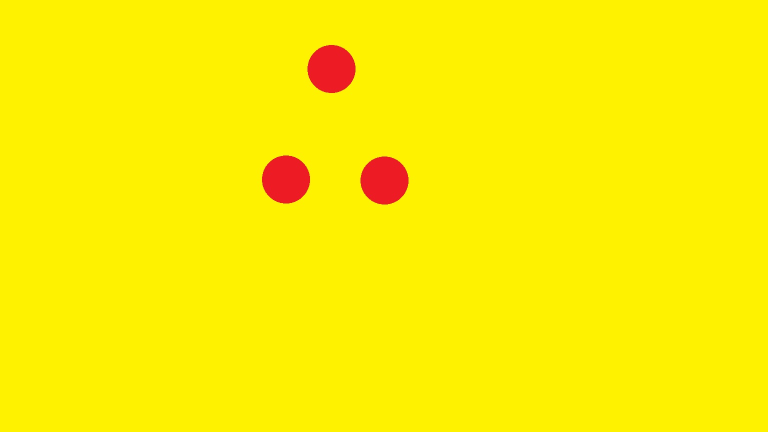
#> input picture Localization/python/3dots/RRR.jpg, 1536 x 864 px, given in place of the camera (shown at 1/2 size)
$ python camera_actions.py ../Localization/python/3dots/RRR.jpg   (Python 2 division)
#> lines starting #> are read from the running program, lines starting #| are printed output that depends on the picture; after the words box and inside, x2 and y2 are one past the last pixel; in counts of white or black regions, pixels touching at a corner belong together
### swarm1/robot_structure.py
import numpy as np

class Robot:
    def __init__(self, c1,c2,c3):
		self.xpos = 0
		self.ypos = 0
		self.dir = 0
		self.velocity = 0
		self.ang_velocity = 0
		self.c1 = c1
		self.c2 = c2
		self.c3 = c3
		self.x_est = np.asmatrix(np.zeros((1,4)))
		self.p_est = np.mat([[50,100,100],[100,50,100],[100,100,50]])
		self.inview = False
		self.HOST = ''

    def displayRobot(self):
        print "Robot #: x: ", self.xpos, ", y: ", self.ypos, ", dir: ", self.dir

    def getX(self):
        return self.xpos

    def getY(self):
        return self.ypos

    def getDir(self):
        return self.dir

    def getPosXY(self):
        return (self.xpos, self.ypos)

    # [4 lines left out: function setPos, not called in this run]

	def setVol(self, velocity, ang_velocity):
        self.velocity = velocity
        self.ang_velocity = ang_velocity

	def setKF(self, x_est, p_est):
		self.x_est = x_est
		self.p_est = p_est


### swarm1/implementation.py
# Sample code from http://www.redblobgames.com/pathfinding/
# Copyright 2014 Red Blob Games <redblobgames@gmail.com>
#
# License: Apache v2.0 <http://www.apache.org/licenses/LICENSE-2.0.html>

class SimpleGraph:
    def __init__(self):
        self.edges = {}

    def neighbors(self, id):
        return self.edges[id]

example_graph = SimpleGraph()
example_graph.edges = {
    'A': ['B'],
    'B': ['A', 'C', 'D'],
    'C': ['A'],
    'D': ['E', 'A'],
    'E': ['B']
}

import collections

class Queue:
    def __init__(self):
        self.elements = collections.deque()

    def empty(self):
        return len(self.elements) == 0

    def put(self, x):
        self.elements.append(x)

    def get(self):
        return self.elements.popleft()

# utility functions for dealing with square grids
def from_id_width(id, width):
    return (id % width, id // width)

# [21 lines left out: functions draw_tile, draw_grid, not called in this run]

DIAGRAM1_WALLS = [from_id_width(id, width=30) for id in [21,22,51,52,81,82,93,94,111,112,123,124,133,134,141,142,153,154,163,164,171,172,173,174,175,183,184,193,194,201,202,203,204,205,213,214,223,224,243,244,253,254,273,274,283,284,303,304,313,314,333,334,343,344,373,374,403,404,433,434]]

class SquareGrid(object):
    def __init__(self, width, height):
        self.width = width
        self.height = height
        self.walls = []

    def in_bounds(self, id):
        (x, y) = id
        return 0 <= x < self.width and 0 <= y < self.height

    def passable(self, id):
        return id not in self.walls

    # [7 lines left out: function neighbors, not called in this run]

class GridWithWeights(SquareGrid):
    def __init__(self, width, height):
        super(GridWithWeights,self).__init__(width, height)
        self.weights = {}

    def cost(self, from_node, to_node):
        return self.weights.get(to_node, 1)

diagram4 = GridWithWeights(10, 10)
diagram4.walls = [(1, 7), (1, 8), (2, 7), (2, 8), (3, 7), (3, 8)]
diagram4.weights = {loc: 5 for loc in [(3, 4), (3, 5), (4, 1), (4, 2),
                                       (4, 3), (4, 4), (4, 5), (4, 6),
                                       (4, 7), (4, 8), (5, 1), (5, 2),
                                       (5, 3), (5, 4), (5, 5), (5, 6),
                                       (5, 7), (5, 8), (6, 2), (6, 3),
                                       (6, 4), (6, 5), (6, 6), (6, 7),
                                       (7, 3), (7, 4), (7, 5)]}

import heapq

class PriorityQueue:
    def __init__(self):
        self.elements = []

    def empty(self):
        return len(self.elements) == 0

    def put(self, item, priority):
        heapq.heappush(self.elements, (priority, item))

    def get(self):
        return heapq.heappop(self.elements)[1]

# [62 lines left out: functions dijkstra_search, reconstruct_path, heuristic, a_star_search, not called in this run]

### swarm1/camera_actions.py
import numpy as np
import cv2
import robot_structure as rs
from implementation import*
from kalman import *
import sys
import math
import operator
import time

RED = 1
GREEN = 2
BLUE = 3
YELLOW = 4
ORANGE = 5
VIOLET = 6

red_lower_a = np.array([0,180,100])
red_upper_a = np.array([10,255,255])
red_lower_b = np.array([170, 100, 100])
red_upper_b = np.array([180,255,255])

green_lower = np.array([37,81,158])
green_upper = np.array([83,119,247])

blue_lower = np.array([90,100,100])
blue_upper = np.array([110,255,255])

yellow_lower = np.array([25,100,100])
yellow_upper = np.array([35,255,255])

violet_lower = np.array([115,100,100])
violet_upper = np.array([125,255,255])

orange_lower = np.array([10, 100, 180])
orange_upper = np.array([80,255,255])

Robotx_est = np.asmatrix(np.zeros((3,1)))
Robotp_est = np.asmatrix(np.zeros((3,3)))

Robotx_pre = np.asmatrix(np.zeros((3,1)))
Robotp_pre = np.asmatrix(np.zeros((3,3)))

class triangle:
	def __init__(self, x1, x2, x3):
		self.x1 = x1
		self.x2 = x2
		self.x3 = x3
		self.d1 = 1000
		self.d2 = 1000
		self.perimeter = 0

	def get_perimeter(self):
		return self.d1 + self.d2

def isLeft(a, b, c):
	return ((b[0] - a[0])*(c[1] - a[1]) - (b[1] - a[1])*(c[0] - a[0])) > 0;

def ID_hue_image(img, ID, orig):
	if(ID is RED):
		lower_red_hue_range = cv2.inRange(img, red_lower_a, red_upper_a)
		upper_red_hue_range = cv2.inRange(img, red_lower_b, red_upper_b)
		mask = cv2.addWeighted(lower_red_hue_range, 1.0, upper_red_hue_range, 1.0, 0.0)
		hue_image = cv2.GaussianBlur(mask, (9,9), 2, 2)
		return hue_image
	elif(ID is GREEN):
		lower = green_lower
		upper = green_upper
	elif(ID is BLUE):
		lower = blue_lower
		upper = blue_upper
	elif(ID is YELLOW):
		lower = yellow_lower
		upper = yellow_upper
	elif ID is ORANGE:
		lower = orange_lower
		upper = orange_upper
	elif ID is VIOLET:
		lower = violet_lower
		upper = violet_upper
	else:
		print "ERROR Robot does not exist"

	mask = cv2.inRange(img, lower, upper)
	hue_image = cv2.GaussianBlur(mask, (9,9), 2, 2)

	output = cv2.bitwise_and(orig,orig, mask=mask)
	#cv2.imshow("out",output)
	#cv2.waitKey(0)
	return hue_image

def main():
	if len(sys.argv) == 3:
		print "File mode"
		image_path = sys.argv[1]
		bgr_image = cv2.imread(image_path)

		orig_image = bgr_image.copy()

		bgr_image = cv2.medianBlur(bgr_image, 3)
		hsv_image = cv2.cvtColor(bgr_image, cv2.COLOR_BGR2HSV)
	else:
		print "Active mode"
		cap = cv2.VideoCapture(0)
		while(True):
			ret, bgr_image = cap.read()
#> bgr_image is the input picture: shape (864, 1536, 3); mean B, G, R 0.6, 238.5, 253.7
			cv2.imshow("cam_image", bgr_image)
			#width, height = frame.shape

			orig_image = bgr_image.copy()
			bgr_image = cv2.medianBlur(bgr_image, 3)
			hsv_image = cv2.cvtColor(bgr_image, cv2.COLOR_BGR2HSV)
#> hsv_image: shape (864, 1536, 3); mean H, S, V 31.2, 254.5, 253.7

			Robot1 = rs.Robot(BLUE, BLUE, BLUE)
			Robot2 = rs.Robot(YELLOW, YELLOW, YELLOW)
			Robot3 = rs.Robot(VIOLET, VIOLET, VIOLET)
			Robot4 = rs.Robot(RED, RED, RED)

			print "\nfind BLUE BLUE BLUE"
			find_robot(hsv_image,orig_image,Robot1)
#> in ID_hue_image, `mask = cv2.inRange(img, lower, upper)`: mask: shape (864, 1536); every value is 0
#> in ID_hue_image, `output = cv2.bitwise_and(orig,orig, mask=mask)`: output: shape (864, 1536, 3); every value is 0
#> in find_robot, `cnts = cv2.findContours(hue_image_1.copy(),cv2.RETR_EXTERNAL,cv2.CHAIN..`: cnts = []

			#print "\nfind YELLOW YELLOW YELLOW"
			#find_robot(hsv_image,orig_image,Robot2)

			print "\nfind VIOLET VIOLET VIOLET"
			find_robot(hsv_image,orig_image,Robot3)

			print "\nfind RED RED RED"
			find_robot(hsv_image,orig_image,Robot4)
#> call 3 of ID_hue_image, with ID = 1
#> in ID_hue_image (call 3), `lower_red_hue_range = cv2.inRange(img, red_lower_a, red_upper_a)`:
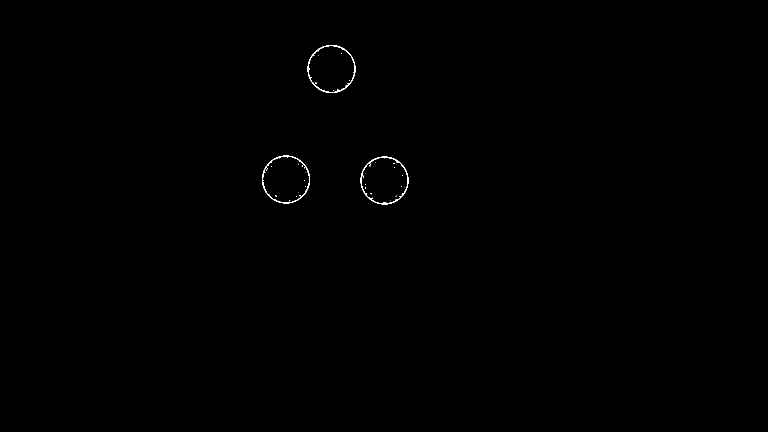
#> lower_red_hue_range: shape (864, 1536) (shown at 1/2 size); 0.15% white in thin lines or dots, all inside (x1, y1, x2, y2) = (524, 90, 817, 409)
#> in ID_hue_image (call 3), `upper_red_hue_range = cv2.inRange(img, red_lower_b, red_upper_b)`:
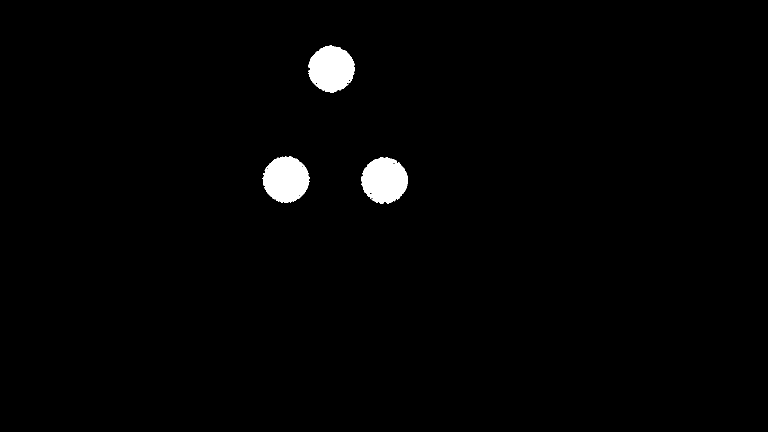
#> upper_red_hue_range: shape (864, 1536) (shown at 1/2 size); 1.5% white; 3 white regions, box (x1, y1, x2, y2) and area: (525, 313, 619, 405) 6549, (617, 91, 709, 185) 6546, (723, 315, 815, 407) 6505
#> in ID_hue_image (call 3), `mask = cv2.addWeighted(lower_red_hue_range, 1.0, upper_red_hue_range, ..`:
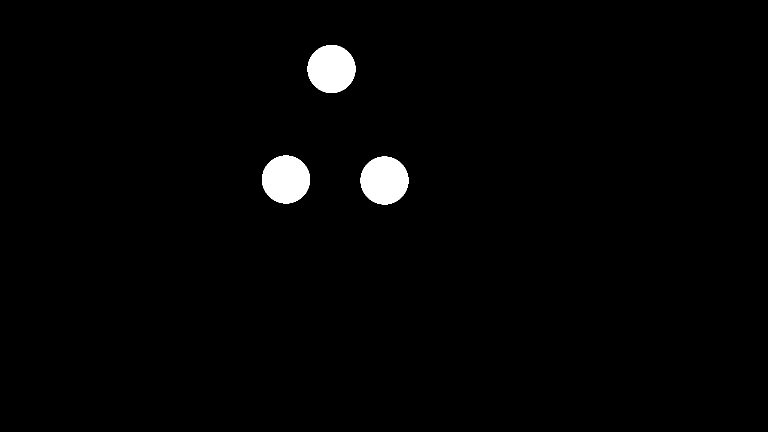
#> mask: shape (864, 1536) (shown at 1/2 size); 1.6% white; 3 white regions
#> in find_robot (call 3), `cnts = cv2.findContours(hue_image_1.copy(),cv2.RETR_EXTERNAL,cv2.CHAIN..`: cnts = 3 contours; box (x1, y1, x2, y2) and area: (717, 309, 821, 413) 8554, (520, 307, 624, 411) 8554, (611, 86, 715, 190) 8554
#> the loop in find_robot, `for i in range(0,len(points_array_1)):` made 1 pass
#> (X, d1, d2, x, y) on pass 1: (((768, 360), (571, 358), (662, 137)), 197, 246.9, 616, 247)
#> after the loop in find_robot, `for i in range(0,len(points_array_1)):`: final_perims = [443.9]

			if cv2.waitKey(1) & 0xFF == ord('q'):
#> (key q is pressed here)
				break

		cap.release()
		cv2.destroyAllWindows()

# [26 lines left out: function acquire_obstacles, not called in this run]


def find_robot(hsv_image, orig_image, robot):
	color1 = robot.c1
	color2 = robot.c2
	color3 = robot.c3
	found = False
	hue_image_1 = ID_hue_image(hsv_image, color1, orig_image)
	cnts = cv2.findContours(hue_image_1.copy(),cv2.RETR_EXTERNAL,cv2.CHAIN_APPROX_SIMPLE)[-2]
	points_array_1 = []
	final_coordinates = []
	for i in range(0, len(cnts)):
		c = cnts[i]
		M = cv2.moments(c)
		a = int(M["m10"] / M["m00"])
		b = int(M["m01"] / M["m00"])
		points_array_1.append((a,b))
		T = triangle((a,b),[0,0],[0,0])
		final_coordinates.append(T)
	if (color1 == color2 and color2 == color3):
		if len(cnts) < 3:
			print "Error less than 3 cnts"
			return
	#print (points_array_1)
	hue_image_2 = ID_hue_image(hsv_image, color2, orig_image)
	cnts = cv2.findContours(hue_image_2.copy(),cv2.RETR_EXTERNAL,cv2.CHAIN_APPROX_SIMPLE)[-2]
	points_array_2 = []
	for i in range(0, len(cnts)):
		c = cnts[i]
		M = cv2.moments(c)
		a = int(M["m10"] / M["m00"])
		b = int(M["m01"] / M["m00"])
		points_array_2.append((a,b))
	#print (points_array_2)
	hue_image_3 = ID_hue_image(hsv_image, color3, orig_image)
	cnts = cv2.findContours(hue_image_3.copy(),cv2.RETR_EXTERNAL,cv2.CHAIN_APPROX_SIMPLE)[-2]
	#cv2.imshow("hue", hue_image_3)
	#cv2.waitKey(0)
	points_array_3 = []
	for i in range(0, len(cnts)):
		c = cnts[i]
		M = cv2.moments(c)
		a = int(M["m10"] / M["m00"])
		b = int(M["m01"] / M["m00"])
		points_array_3.append((a,b))
	#print (points_array_3)

	#print(len(points_array_2))
	for i in range(0,len(points_array_1)):
		d = 0
		distances_1 = []
		if (color1 == color2):
			d = d + 1
			points_array_2.remove(points_array_1[i])
		#print(points_array_2)
		for j in range(0, len(points_array_2)):
			a = (points_array_1[i][0], points_array_1[i][1])
			b = (points_array_2[j][0], points_array_2[j][1])
			x_d = math.sqrt((a[0]-b[0])**2 + (a[1] - b[1])**2)
			distances_1.append(x_d)
		if len(distances_1) == 0:
			print "error occured in localization"
			return False
		min_index, min_value = min(enumerate(distances_1), key=operator.itemgetter(1))
		if min_value < 30 and len(distances_1)>1:
			#print(min_value)
			distances_1.remove(min_value)
			min_index, min_value = min(enumerate(distances_1), key=operator.itemgetter(1))
		#print(i)
		#print "min_index : %d" %min_index
		if min_index < i :
			#print "here"
			index = min_index
		else:
			index = min_index + d
		#print "index : %d" % index
		if (color1 == color2):
			points_array_2.insert(i,points_array_1[i])
		final_coordinates[i].x2 = points_array_2[index]
		final_coordinates[i].d1 = min_value

	#print(len(points_array_3))
	for i in range(0,len(points_array_1)):
		d = 0
		distances_2 = []
		if (color1 == color3):
			d = d + 1
			points_array_3.remove(points_array_1[i])
		if (color2 == color3):
			#print(final_coordinates[i].x2)
			points_array_3.remove(final_coordinates[i].x2)
			d = d + 1
		for j in range(0, len(points_array_3)):
			a = (points_array_1[i][0], points_array_1[i][1])
			b = (points_array_3[j][0], points_array_3[j][1])
			x_d = math.sqrt((a[0]-b[0])**2 + (a[1] - b[1])**2)
			distances_2.append(x_d)
		if len(distances_2) == 0:
			print "Error occured in localization"
			return False
		min_index, min_value = min(enumerate(distances_2), key=operator.itemgetter(1))
		#print(points_array_3)
		if min_index < i :
			index = min_index
		else:
			index = min_index + d
		if (color1 == color3):
			points_array_3.insert(i,points_array_1[i])
		if (color2 == color3):
			points_array_3.insert(i,final_coordinates[i].x2)
		final_coordinates[i].x3 = points_array_3[index]
		final_coordinates[i].d2 = min_value

	final_perims = []
	check = True
	for i in range(0,len(points_array_1)):
		final_perims.append(final_coordinates[i].get_perimeter())
		X = (final_coordinates[i].x1,final_coordinates[i].x2, final_coordinates[i].x3)
		d1 = final_coordinates[i].d1
		d2 = final_coordinates[i].d2
		x = (final_coordinates[i].x2[0] + final_coordinates[i].x3[0])/2
		y = (final_coordinates[i].x2[1] + final_coordinates[i].x3[1])/2
		x1 = (x,y)
		#print "d1: %d d2: %d" % (d1,d2)
		if (color2 != color3):
			check = isLeft(final_coordinates[i].x1,x1,final_coordinates[i].x2)
		if ((abs(d1 - d2) < 5) and check and d1>30 and d2>30 and d1<40 and d2<40):
			#print ("\nRobot found")
			#print "d1: %d d2: %d" % (d1,d2)
			#print(X)
			found = True
			Robotx, Roboty, Robotdir = thetacalc(final_coordinates[i].x1,final_coordinates[i].x2, final_coordinates[i].x3)
			robot.setPos(Robotx, Roboty, Robotdir)
			#print "Robot x: %d y: %d dir : %d" %(robot.xpos, robot.ypos, robot.dir)
			#print "Robot2 x: %d y: %d dir : %d" %(Robotx, Roboty, Robotdir)
			break

			print "Robot x: %d y: %d dir : %d" %(robot.xpos, robot.ypos, robot.dir)
			new_sample = np.mat([[Robotx],[Roboty],[Robotdir]])
			kal_setup(robot.velocity, robot.ang_velocity, robot.dir)
			Robotx_pre, Robotp_pre = kal_predict(robot.x_est, robot.p_est)
			(Robotx_est, Robotp_est) = kal_predict(new_sample,Robotx_pre, Robotp_pre)
			robot.setKF(Robotx_est, Robotp_est)
		return True
	if found == False:
		Robotx_pre, Robotp_pre = kal_predict(robot.x_est, robot.p_est)
		Robotx = Robotx_pre[0,0]
		Roboty = Robotx_pre[1,0]
		Robotdir = Robotx_pre[2,0]
		robot.setPos(Robotx, Roboty, Robotdir)
		kal_setup(robot.velocity, robot.ang_velocity, robot.dir)
		new_sample = np.mat([[Robotx],[Roboty],[Robotdir]])
		(Robotx_est, Robotp_est) = kal_predict(new_sample,Robotx_pre, Robotp_pre)
		robot.setKF(Robotx_est, Robotp_est)
		print "\nRobot not found"
	return found

# [139 lines left out: functions thetacalc_n, circlecenter, thetacalc, acquire_locations, path_finding, not called in this run]

if __name__ == '__main__':
	main()
